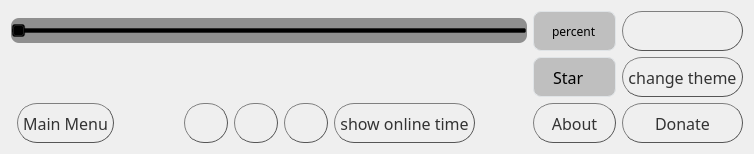
      <widget class="QWidget" name="tabSettings">
       <attribute name="title">
        <string>Settings</string>
       </attribute>
       <layout class="QGridLayout" name="gridLayout_8">
        <item row="3" column="7">
         <widget class="QPushButton" name="buttonTwitter">
          <property name="minimumSize">
           <size>
            <width>40</width>
            <height>40</height>
           </size>
          </property>
          <property name="styleSheet">
           <string notr="true">QPushButton {
color: #333;
border: 1px solid #555;
border-radius: 20px;
border-style: outset;
background: qradialgradient(
cx: 0.3, cy: -0.4, fx: 0.3, fy: -0.4,
radius: 1, stop: 0 #fff, stop: 1 #888
);
padding: 5px;
}

QPushButton:hover {
background: qradialgradient(
cx: 0.3, cy: -0.4, fx: 0.3, fy: -0.4,
radius: 1.35, stop: 0 #fff, stop: 1 #bbb
);
}</string>
          </property>
          <property name="text">
           <string/>
          </property>
         </widget>
        </item>
        <item row="3" column="8">
         <widget class="QPushButton" name="buttonInstagram">
          <property name="minimumSize">
           <size>
            <width>40</width>
            <height>40</height>
           </size>
          </property>
          <property name="styleSheet">
           <string notr="true">QPushButton {
color: #333;
border: 1px solid #555;
border-radius: 20px;
border-style: outset;
background: qradialgradient(
cx: 0.3, cy: -0.4, fx: 0.3, fy: -0.4,
radius: 1, stop: 0 #fff, stop: 1 #888
);
padding: 5px;
}

QPushButton:hover {
background: qradialgradient(
cx: 0.3, cy: -0.4, fx: 0.3, fy: -0.4,
radius: 1.35, stop: 0 #fff, stop: 1 #bbb
);
}</string>
          </property>
          <property name="text">
           <string/>
          </property>
         </widget>
        </item>
        <item row="3" column="6">
         <widget class="QPushButton" name="buttonTelegram">
          <property name="minimumSize">
           <size>
            <width>40</width>
            <height>40</height>
           </size>
          </property>
          <property name="styleSheet">
           <string notr="true">QPushButton {
color: #333;
border: 1px solid #555;
border-radius: 20px;
border-style: outset;
background: qradialgradient(
cx: 0.3, cy: -0.4, fx: 0.3, fy: -0.4,
radius: 1, stop: 0 #fff, stop: 1 #888
);
padding: 5px;
}

QPushButton:hover {
background: qradialgradient(
cx: 0.3, cy: -0.4, fx: 0.3, fy: -0.4,
radius: 1.35, stop: 0 #fff, stop: 1 #bbb
);
}</string>
          </property>
          <property name="text">
           <string/>
          </property>
         </widget>
        </item>
        <item row="3" column="14">
         <widget class="QPushButton" name="buttonAbout">
          <property name="minimumSize">
           <size>
            <width>40</width>
            <height>40</height>
           </size>
          </property>
          <property name="font">
           <font>
            <family>Impact</family>
            <pointsize>12</pointsize>
           </font>
          </property>
          <property name="styleSheet">
           <string notr="true">QPushButton {
color: #333;
border: 1px solid #555;
border-radius: 20px;
border-style: outset;
background: qradialgradient(
cx: 0.3, cy: -0.4, fx: 0.3, fy: -0.4,
radius: 1, stop: 0 #fff, stop: 1 #888
);
padding: 5px;
}

QPushButton:hover {
background: qradialgradient(
cx: 0.3, cy: -0.4, fx: 0.3, fy: -0.4,
radius: 1.35, stop: 0 #fff, stop: 1 #bbb
);
}</string>
          </property>
          <property name="text">
           <string>About</string>
          </property>
         </widget>
        </item>
        <item row="3" column="15">
         <widget class="QPushButton" name="buttonDonate">
          <property name="minimumSize">
           <size>
            <width>40</width>
            <height>40</height>
           </size>
          </property>
          <property name="font">
           <font>
            <family>Impact</family>
            <pointsize>12</pointsize>
           </font>
          </property>
          <property name="styleSheet">
           <string notr="true">QPushButton {
color: #333;
border: 1px solid #555;
border-radius: 20px;
border-style: outset;
background: qradialgradient(
cx: 0.3, cy: -0.4, fx: 0.3, fy: -0.4,
radius: 1, stop: 0 #fff, stop: 1 #888
);
padding: 5px;
}

QPushButton:hover {
background: qradialgradient(
cx: 0.3, cy: -0.4, fx: 0.3, fy: -0.4,
radius: 1.35, stop: 0 #fff, stop: 1 #bbb
);
}</string>
          </property>
          <property name="text">
           <string>Donate</string>
          </property>
         </widget>
        </item>
        <item row="0" column="0" colspan="14">
         <widget class="QSlider" name="sliderVolume">
          <property name="styleSheet">
           <string notr="true">  QSlider{background-color:rgba(0,0,0, 40% );
  border-radius: 8px;
  padding: 5px 15px;}

QSlider:hover {
  border: 1px solid #e0e4e7;}</string>
          </property>
          <property name="maximum">
           <number>100</number>
          </property>
          <property name="orientation">
           <enum>Qt::Horizontal</enum>
          </property>
         </widget>
        </item>
        <item row="0" column="15">
         <widget class="QPushButton" name="buttonMute">
          <property name="minimumSize">
           <size>
            <width>40</width>
            <height>40</height>
           </size>
          </property>
          <property name="styleSheet">
           <string notr="true">QPushButton {
color: #333;
border: 1px solid #555;
border-radius: 20px;
border-style: outset;
background: qradialgradient(
cx: 0.3, cy: -0.4, fx: 0.3, fy: -0.4,
radius: 1, stop: 0 #fff, stop: 1 #888
);
padding: 5px;
}

QPushButton:hover {
background: qradialgradient(
cx: 0.3, cy: -0.4, fx: 0.3, fy: -0.4,
radius: 1.35, stop: 0 #fff, stop: 1 #bbb
);
}</string>
          </property>
          <property name="text">
           <string/>
          </property>
         </widget>
        </item>
        <item row="1" column="0" colspan="3">
         <spacer name="horizontalSpacer_8">
          <property name="orientation">
           <enum>Qt::Horizontal</enum>
          </property>
          <property name="sizeHint" stdset="0">
           <size>
            <width>40</width>
            <height>20</height>
           </size>
          </property>
         </spacer>
        </item>
        <item row="1" column="9">
         <spacer name="horizontalSpacer_9">
          <property name="orientation">
           <enum>Qt::Horizontal</enum>
          </property>
          <property name="sizeHint" stdset="0">
           <size>
            <width>40</width>
            <height>20</height>
           </size>
          </property>
         </spacer>
        </item>
        <item row="1" column="10" colspan="3">
         <spacer name="horizontalSpacer_7">
          <property name="orientation">
           <enum>Qt::Horizontal</enum>
          </property>
          <property name="sizeHint" stdset="0">
           <size>
            <width>40</width>
            <height>20</height>
           </size>
          </property>
         </spacer>
        </item>
        <item row="1" column="14">
         <widget class="QLabel" name="labelTheme">
          <property name="font">
           <font>
            <family>Impact</family>
            <pointsize>12</pointsize>
           </font>
          </property>
          <property name="styleSheet">
           <string notr="true">QLabel {
  background-color:rgba(0,0,0, 20% );
  border-radius: 8px;
  padding: 5px 15px;
  border: 1px solid #e0e4e7;
}
</string>
          </property>
          <property name="text">
           <string>Star</string>
          </property>
         </widget>
        </item>
        <item row="1" column="15">
         <widget class="QPushButton" name="buttonChangeTheme">
          <property name="minimumSize">
           <size>
            <width>40</width>
            <height>40</height>
           </size>
          </property>
          <property name="font">
           <font>
            <family>Impact</family>
            <pointsize>12</pointsize>
           </font>
          </property>
          <property name="styleSheet">
           <string notr="true">QPushButton {
color: #333;
border: 1px solid #555;
border-radius: 20px;
border-style: outset;
background: qradialgradient(
cx: 0.3, cy: -0.4, fx: 0.3, fy: -0.4,
radius: 1, stop: 0 #fff, stop: 1 #888
);
padding: 5px;
}

QPushButton:hover {
background: qradialgradient(
cx: 0.3, cy: -0.4, fx: 0.3, fy: -0.4,
radius: 1.35, stop: 0 #fff, stop: 1 #bbb
);
}</string>
          </property>
          <property name="text">
           <string>change theme</string>
          </property>
         </widget>
        </item>
        <item row="1" column="5">
         <spacer name="horizontalSpacer_11">
          <property name="orientation">
           <enum>Qt::Horizontal</enum>
          </property>
          <property name="sizeHint" stdset="0">
           <size>
            <width>40</width>
            <height>20</height>
           </size>
          </property>
         </spacer>
        </item>
        <item row="0" column="14">
         <widget class="QLabel" name="labelVolumeLevel">
          <property name="font">
           <font>
            <family>Impact</family>
           </font>
          </property>
          <property name="styleSheet">
           <string notr="true">QLabel {
  background-color:rgba(0,0,0, 20% );
  border-radius: 8px;
  padding: 5px 15px;
  border: 1px solid #e0e4e7;
}
</string>
          </property>
          <property name="text">
           <string>percent</string>
          </property>
         </widget>
        </item>
        <item row="3" column="1">
         <widget class="QPushButton" name="buttonBackFromSettings">
          <property name="minimumSize">
           <size>
            <width>40</width>
            <height>40</height>
           </size>
          </property>
          <property name="font">
           <font>
            <family>Impact</family>
            <pointsize>12</pointsize>
           </font>
          </property>
          <property name="styleSheet">
           <string notr="true">QPushButton {
color: #333;
border: 1px solid #555;
border-radius: 20px;
border-style: outset;
background: qradialgradient(
cx: 0.3, cy: -0.4, fx: 0.3, fy: -0.4,
radius: 1, stop: 0 #fff, stop: 1 #888
);
padding: 5px;
}

QPushButton:hover {
background: qradialgradient(
cx: 0.3, cy: -0.4, fx: 0.3, fy: -0.4,
radius: 1.35, stop: 0 #fff, stop: 1 #bbb
);
}</string>
          </property>
          <property name="text">
           <string>Main Menu</string>
          </property>
         </widget>
        </item>
        <item row="3" column="9">
         <widget class="QPushButton" name="buttonOnlineTime">
          <property name="sizePolicy">
           <sizepolicy hsizetype="Minimum" vsizetype="Fixed">
            <horstretch>0</horstretch>
            <verstretch>0</verstretch>
           </sizepolicy>
          </property>
          <property name="minimumSize">
           <size>
            <width>40</width>
            <height>40</height>
           </size>
          </property>
          <property name="font">
           <font>
            <family>Impact</family>
            <pointsize>12</pointsize>
           </font>
          </property>
          <property name="styleSheet">
           <string notr="true">QPushButton {
color: #333;
border: 1px solid #555;
border-radius: 20px;
border-style: outset;
background: qradialgradient(
cx: 0.3, cy: -0.4, fx: 0.3, fy: -0.4,
radius: 1, stop: 0 #fff, stop: 1 #888
);
padding: 5px;
}

QPushButton:hover {
background: qradialgradient(
cx: 0.3, cy: -0.4, fx: 0.3, fy: -0.4,
radius: 1.35, stop: 0 #fff, stop: 1 #bbb
);
}</string>
          </property>
          <property name="text">
           <string>show online time</string>
          </property>
         </widget>
        </item>
       </layout>
      </widget>
